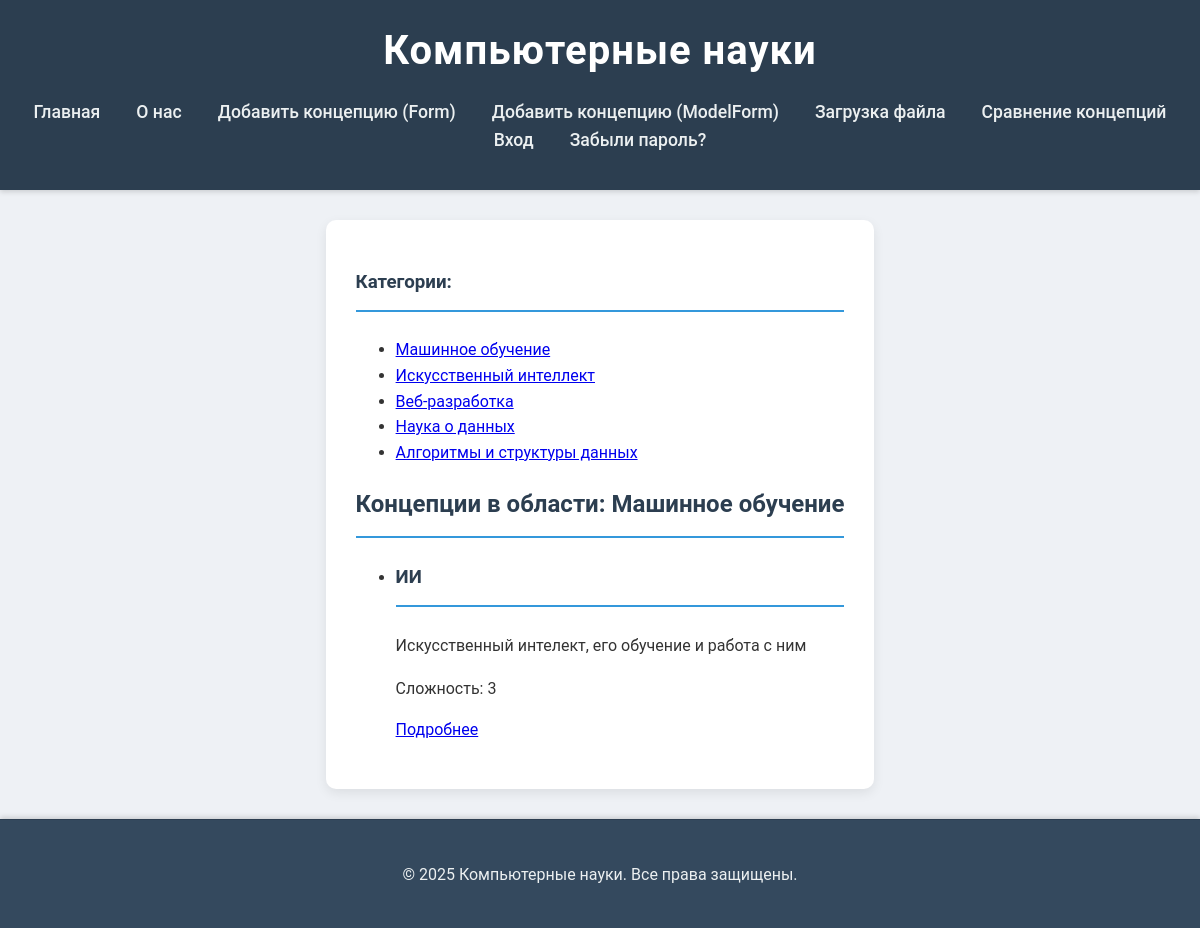
Page /field/mash/ on the committed database.
### cs/models.py (models this page shows, shortened)
class FieldOfStudy(models.Model):
    name = models.CharField(max_length=255, verbose_name="Область науки")
    slug = models.SlugField(max_length=255, unique=True, db_index=True, verbose_name="URL")
    description = models.TextField(blank=True, verbose_name="Описание области")
    class Meta:
        verbose_name = "Область науки"
        verbose_name_plural = "Области науки"

class ComputerScienceConcept(models.Model):
    class Status(models.IntegerChoices):
        DRAFT = 0, 'Черновик'
        PUBLISHED = 1, 'Опубликовано'
    title = models.CharField(max_length=255, verbose_name="Название концепции")
    slug = models.SlugField(max_length=255, unique=True, db_index=True, verbose_name="URL")
    description = models.TextField(blank=True, verbose_name="Описание")
    difficulty = models.IntegerField(default=1, verbose_name="Сложность (от 1 до 5)") # Новое поле для сложности
    time_create = models.DateTimeField(auto_now_add=True, verbose_name="Время создания")
    time_update = models.DateTimeField(auto_now=True, verbose_name="Время обновления")
    is_published = models.BooleanField(choices=Status.choices, default=Status.DRAFT, verbose_name="Публикация")
    image = models.ImageField(upload_to='concept_images/%Y/%m/%d/', blank=True, null=True, verbose_name='Изображение')
    field_of_study = models.ForeignKey(
        FieldOfStudy,
        on_delete=models.CASCADE,
        related_name='concepts',
        verbose_name="Область науки",
        null=True,
        blank=True
    )
    objects = models.Manager()         # Стандартный менеджер
    published = PublishedManager()       # Пользовательский менеджер для опубликованных записей
    class Meta:
        permissions = [
            ('can_publish_concept', 'Может публиковать концепцию'),
        ]
        ordering = ['-time_create']
        indexes = [models.Index(fields=['-time_create'])]
        verbose_name = "Концепция компьютерных наук"
        verbose_name_plural = "Концепции компьютерных наук"
    def get_absolute_url(self):
        return reverse('cs:concept_detail', kwargs={'concept_slug': self.slug})

### cs/views.py (the view)
# urls.py: path('field/<slug:field_of_study_slug>/', FieldOfStudyDetailView.as_view(), name='field_of_study_detail'),
class FieldOfStudyDetailView(DataMixin, ListView):
    model = ComputerScienceConcept
    template_name = 'cs/field_of_study_detail.html' # Шаблон для отображения концепций по области
    context_object_name = 'concepts'
    paginate_by = 5
    def get_queryset(self):
        field_of_study_slug = self.kwargs['field_of_study_slug']
        return ComputerScienceConcept.published.filter(field_of_study__slug=field_of_study_slug)
    def get_context_data(self, **kwargs):
        context = super().get_context_data(**kwargs)
        field_of_study_slug = self.kwargs['field_of_study_slug']
        field_of_study = FieldOfStudy.objects.get(slug=field_of_study_slug)
        context['title'] = f"Концепции в области: {field_of_study.name}"
        context['field_of_study'] = field_of_study
        return context

### cs/models.py (called while the page is built)
    def get_queryset(self):
        return super().get_queryset().filter(is_published=ComputerScienceConcept.Status.PUBLISHED)

### cs/templatetags/cs_tags.py (called while the page is built)
@register.simple_tag()
def get_categories():
    return FieldOfStudy.objects.all() # Возвращаем все объекты FieldOfStudy

### cs/utils.py (called while the page is built)
    def get_context_data(self, *, object_list=None, **kwargs):
        context = super().get_context_data(object_list=object_list, **kwargs)
        context['menu'] = MENU
        if self.title:
            context['title'] = self.title
        paginator = context.get('paginator')
        page_obj = context.get('page_obj')
        if paginator and page_obj:
            total = paginator.num_pages
            current = page_obj.number
            window = 2
            start = max(current - window, 1)
            end   = min(current + window, total)
            context['page_range'] = range(start, end + 1)
        return context

### cs/templates/cs/field_of_study_detail.html (shortened to what this page needs)
{% extends 'cs/base.html' %}
{% block content %}
  <h2>{{ title }}</h2>
  <ul class="list-articles">
    {% for concept in concepts %}
      <li>
        <h3>{{ concept.title }}</h3>
        <p>{{ concept.description|linebreaks|truncatewords:30 }}</p>
        <p>Сложность: {{ concept.difficulty }}</p>
        <a href="{{ concept.get_absolute_url }}">Подробнее</a>
      </li>
    {% endfor %}
  </ul>
{% endblock %}

### cs/templates/cs/base.html (shortened to what this page needs)
{% load static %}
{% load cs_tags %}
<!DOCTYPE html>
<html lang="ru">
<head>
  <link rel="stylesheet" href="{% static 'cs/css/styles.css' %}">
</head>
<body>
  <header>
    <h1>{% block heading %}Компьютерные науки{% endblock %}</h1>
    <nav>
      <ul>
        <li><a href="{% url 'cs:home' %}">Главная</a></li>
        <li><a href="{% url 'cs:about' %}">О нас</a></li>
        <li><a href="{% url 'cs:add_concept_custom' %}">Добавить концепцию (Form)</a></li>
        <li><a href="{% url 'cs:add_concept_model' %}">Добавить концепцию (ModelForm)</a></li>
        <li><a href="{% url 'cs:upload_file' %}">Загрузка файла</a></li>
        <li><a href="{% url 'cs:compare' %}">Сравнение концепций</a></li>
        {% if user.is_authenticated %}
          <li><a href="{% url 'users:profile' %}">Профиль</a></li>
          <li><a href="{% url 'users:logout' %}">Выход</a></li>
        {% else %}
          <li><a href="{% url 'users:login' %}">Вход</a></li>
          <li><a href="{% url 'users:password_reset' %}">Забыли пароль?</a></li>
        {% endif %}
      </ul>
    </nav>
  </header>
  <div class="container">
    <div class="categories my-3">
      <h3>Категории:</h3>
      {% get_categories as cats %}
      <ul>
        {% for cat in cats %}
          <li><a href="{% url 'cs:field_of_study_detail' field_of_study_slug=cat.slug %}">{{ cat.name }}</a></li>
        {% endfor %}
      </ul>
    </div>
    <main>
      {% block content %}{% endblock %}
    </main>
  </div>
  <footer>
    <p>&copy; 2025 Компьютерные науки. Все права защищены.</p>
  </footer>
</body>
</html>

### cs/static/cs/css/styles.css (style rules this page uses)
html, body { height: 100%; margin: 0; }
body { font-family: 'Roboto', 'Segoe UI', Tahoma, Geneva, Verdana, sans-serif; line-height: 1.6; color: #333; background-color: #eef1f5; display: flex; flex-direction: column; }
.container { max-width: 1200px; margin: 30px auto; padding: 30px; background-color: #fff; border-radius: 10px; box-shadow: 0 4px 12px rgba(0, 0, 0, 0.08); flex-grow: 1; }
header { background-color: #2c3e50; color: #fff; padding: 1.2rem 0; text-align: center; box-shadow: 0 2px 5px rgba(0, 0, 0, 0.15); }
header h1 { margin: 0; font-size: 2.5em; letter-spacing: 1px; }
header nav ul { list-style-type: none; padding: 0; margin-top: 15px; display: flex; justify-content: center; flex-wrap: wrap; }
header nav ul li { margin: 0 18px; }
header nav ul li a { color: #ecf0f1; text-decoration: none; font-weight: 500; font-size: 1.1em; transition: color 0.3s ease, transform 0.2s ease; }
h2, h3 { color: #2c3e50; border-bottom: 2px solid #3498db; padding-bottom: 12px; margin-bottom: 25px; font-weight: 600; }
p { margin-bottom: 15px; line-height: 1.7; }
footer { margin-top: auto; text-align: center; color: #7f8c8d; padding: 25px; background-color: #34495e; border-top: 1px solid #2c3e50; border-radius: 0; color: #ecf0f1; box-shadow: 0 -2px 5px rgba(0, 0, 0, 0.15); }

### rows in the picture
FieldOfStudy: name "Машинное обучение"
FieldOfStudy: name "Искусственный интеллект"
FieldOfStudy: name "Веб-разработка"
FieldOfStudy: name "Наука о данных"
FieldOfStudy: name "Алгоритмы и структуры данных"
ComputerScienceConcept: title "ИИ", description "Искусственный интелект, его обучение и работа с ним", difficulty "3"

### other values in the picture
{{ title }} "Концепции в области: Машинное обучение"
